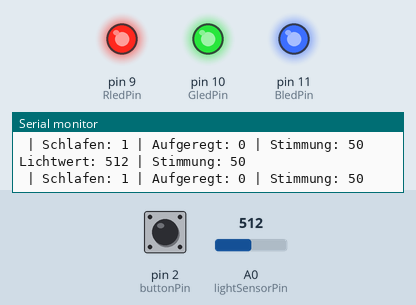
The sketch below on a simulated Arduino Uno, built with avr-gcc and run on an emulated ATmega328P. Parts: output pins drawn as LEDs (lit = HIGH), the last lines printed to the serial monitor. The inputs (shaded band) are chosen by the test bench; at power-on: A0 (lightSensorPin) = 512, pin 2 (buttonPin) HIGH.

Above: at 1.2 s.
1.3 s: A0 (lightSensorPin) set to 363
4.3 s: A0 (lightSensorPin) set to 331
At 4.8 s:
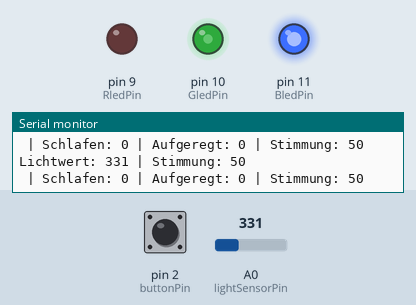
5.9 s: A0 (lightSensorPin) set to 301
8.9 s: A0 (lightSensorPin) set to 283
At 9.3 s:
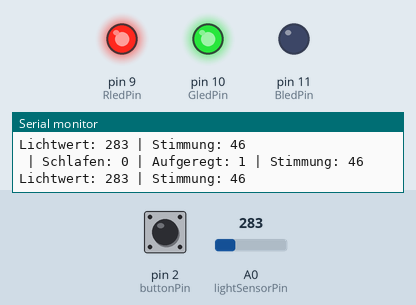
10.4 s: A0 (lightSensorPin) set to 300
At 11.3 s:
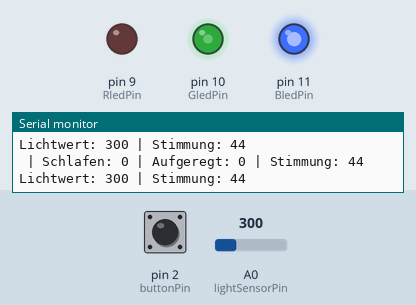
13.4 s: A0 (lightSensorPin) set to 280
At 14.0 s:
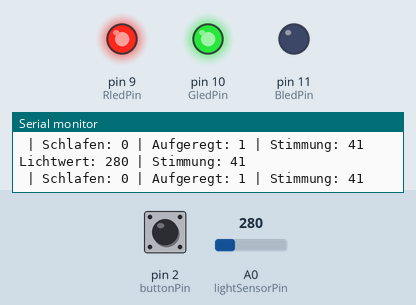
Timing chart, 0 to 16.4 s (numbered marks = the images above; inputs shaded):
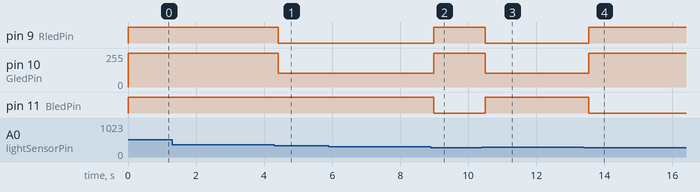

The sketch:

sketch_interactiveToy.ino
```cpp
/*
  INTERAKTIVES STOFFTIER
  Funktionen:
  1. Streicheln per Knopfdruck macht das Stofftier glücklicher.
  2. Wenn es lange nicht berührt wird, verliert es Stimmungspunkte.
  3. Bei Dunkelheit schläft das Stofftier.
  4. Bei sehr hellem Licht wird es aufgeregt.
  5. Die RGB-LED zeigt die aktuelle Stimmung an.
*/

// --------------------------------------------------
// 1. PINS UND EINSTELLUNGEN
// --------------------------------------------------

// Druckknopf zum Streicheln
const int buttonPin = 2;

// Anschlüsse der RGB-LED (PWM-Pins)
const int RledPin = 9;
const int GledPin = 10;
const int BledPin = 11;

// Photodiode bzw. Lichtmess-Schaltung
const int lightSensorPin = A0;

// Stimmungspunkte
int mood = 50;
const int maxMood = 100;
const int minMood = 0;

// Wie viele Punkte ein Streicheln bringt
const int happyPoints = 10;

// Zeit bis zum ersten Punktverlust ohne Berührung
const unsigned long unTouchInterval = 5000;

// Abstand zwischen den einzelnen Punktverlusten
const unsigned long reducedInterval = 1000;

// Schwellenwerte des Lichtsensors
// Diese Werte müssen eventuell angepasst werden.
const int darkThreshold = 350;
const int brightThreshold =  290;

// --------------------------------------------------
// 2. ZEITMESSUNG UND ZUSTÄNDE
// --------------------------------------------------

// Zeitpunkt der letzten Berührung
unsigned long touchedTimer = 0;

// Zeitpunkt des letzten Punktverlusts
unsigned long reducedTimer = 0;

// Letzter Zustand des Knopfs
int lastButtonState = HIGH;

// Speichert den aktuellen Zustand des Knopfs
int buttonState = HIGH;

// Zeitmessung für die Entprellung des Knopfs
unsigned long lastDebounceTime = 0;
const unsigned long debounceDelay = 40;

// Aktueller Zustand des Knopfs nach Entprellung
int stableButtonState = HIGH;

// Aktueller Zustand des Stofftiers
bool isSleeping = false;
bool isExcited = false;


// --------------------------------------------------
// 3. RGB-LED STEUERN
// --------------------------------------------------

// Diese Funktion setzt die Farbe der RGB-LED.
// Die Werte reichen von 0 (aus) bis 255 (maximal hell).
// Voraussetzung: RGB-LED mit gemeinsamer Kathode.


void setColor(int red, int green, int blue) {
  analogWrite(RledPin, 255 - red);
  analogWrite(GledPin, 255 - green);
  analogWrite(BledPin, 255 - blue);
}

void turnOffLED() {
  setColor(0, 0, 0);
}

// --------------------------------------------------
// 4. STIMMUNG ANZEIGEN
// --------------------------------------------------

// Die Farbe zeigt die Stimmung des Stofftiers an.
// Rot    = traurig
// Gelb   = neutral
// Grün   = glücklich
// Blau   = aufgeregt
// Aus    = schlafend

void showMood() {

  // Im Schlaf leuchtet die LED nicht.
  if (isSleeping) {
    turnOffLED();
    return;
  }

  // Bei sehr hellem Licht wird das Stofftier aufgeregt.
  if (isExcited) {
    setColor(0, 0, 255);
    return;
  }

  // Niedrige Stimmung: Rot
  if (mood <= 30) {
    setColor(255, 0, 0);
  }

  // Mittlere Stimmung: Gelb
  else if (mood <= 65) {
    setColor(255, 150, 0);
  }

  // Hohe Stimmung: Grün
  else {
    setColor(0, 255, 0);
  }
}


// --------------------------------------------------
// 5. SETUP: EINMALIGE INITIALISIERUNG
// --------------------------------------------------

void setup() {

  // Der Knopf wird mit internem Pull-up-Widerstand betrieben.
  // Der Knopf muss zwischen Pin 2 und GND angeschlossen sein.
  pinMode(buttonPin, INPUT_PULLUP);

  // RGB-LED-Ausgänge
  pinMode(RledPin, OUTPUT);
  pinMode(GledPin, OUTPUT);
  pinMode(BledPin, OUTPUT);

  // Anfangszustand der LED
  turnOffLED();

  // Startzeit setzen
  unsigned long currentTime = millis();
  touchedTimer = currentTime;
  reducedTimer = currentTime;

  // Anfangsstimmung anzeigen
  showMood();

  // Serielle Ausgabe zur Kontrolle der Sensorwerte
  Serial.begin(9600);
}


// --------------------------------------------------
// 6. HAUPTSCHLEIFE
// --------------------------------------------------

void loop() {

  unsigned long currentTime = millis();

  // ----------------------------------------------
  // A. LICHT MESSEN
  // ----------------------------------------------

  // Liest den analogen Wert der Lichtmess-Schaltung.
  // Annahme: Höhere Werte bedeuten mehr Helligkeit.
  int lightValue = analogRead(lightSensorPin);

  // Sensorwerte im seriellen Monitor anzeigen
  Serial.print("Lichtwert: ");
  Serial.print(lightValue);
  Serial.print(" | Stimmung: ");
  Serial.println(mood);


  // ----------------------------------------------
  // B. SCHLAFEN ODER AUFGEREGT SEIN
  // ----------------------------------------------
  // Schlafen bei Dunkelheit

// B. SCHLAFEN ODER AUFGEREGT SEIN

if (lightValue >= darkThreshold) {
  isSleeping = true;
  isExcited = false;
}
else {
  isSleeping = false;
  isExcited = (lightValue <= brightThreshold);
}

Serial.print(" | Schlafen: ");
Serial.print(isSleeping);
Serial.print(" | Aufgeregt: ");
Serial.print(isExcited);
Serial.print(" | Stimmung: ");
Serial.println(mood);

  // ----------------------------------------------
  // C. KNOPF EINLESEN UND ENTPRELLEN
  // ----------------------------------------------

  // INPUT_PULLUP bedeutet:
  // HIGH = nicht gedrückt
  // LOW  = gedrückt
  int reading = digitalRead(buttonPin);

  // Wenn sich der Messwert ändert, beginnt die
  // Entprellzeit erneut.
  if (reading != lastButtonState) {
    lastDebounceTime = currentTime;
  }

  // Erst nach einer stabilen Zeit den neuen Zustand
  // des Knopfs übernehmen.
  if (currentTime - lastDebounceTime >= debounceDelay) {

    if (reading != stableButtonState) {
      stableButtonState = reading;

      // Eine neue Berührung wird nur beim Drücken erkannt.
      if (stableButtonState == LOW) {

        // Stimmungspunkte erhöhen
        mood = mood + happyPoints;

        // Stimmung auf maximal 100 begrenzen
        if (mood > maxMood) {
          mood = maxMood;
        }

        // Zeitpunkt der letzten Berührung speichern
        touchedTimer = currentTime;

        // Timer für den Punktverlust zurücksetzen
        reducedTimer = currentTime;
      }
    }
  }

  lastButtonState = reading;


  // ----------------------------------------------
  // D. STIMMUNG BEI AUSBLEIBENDER BERÜHRUNG SENKEN
  // ----------------------------------------------

  // Erst wenn längere Zeit niemand das Stofftier berührt,
  // beginnt es, Stimmungspunkte zu verlieren.
  if (currentTime - touchedTimer >= unTouchInterval) {

    // Danach wird jede Sekunde ein Punkt abgezogen.
    if (currentTime - reducedTimer >= reducedInterval) {

      if (mood > minMood) {
        mood = mood - 1;
      }

      // Zeitpunkt des letzten Punktverlusts aktualisieren
      reducedTimer = currentTime;
    }
  }


  // ----------------------------------------------
  // E. RGB-LED AKTUALISIEREN
  // ----------------------------------------------

  // Die LED zeigt Schlaf, Aufregung oder Stimmung an.
  showMood();

}
```

Measured:
- the behaviour switches between 350 and 349 on A0 (lightSensorPin) (found by bisection; images 0 and 1)
- the behaviour switches between 291 and 290 on A0 (lightSensorPin) (found by bisection; images 1 and 2)
- after the input at 4.3 s, pin 9 (RledPin): HIGH → LOW after 0.12 s; pin 10 (GledPin): 255/255 → 105/255 after 0.12 s
- after the input at 8.9 s, pin 9 (RledPin): LOW → HIGH after 0.08 s; pin 10 (GledPin): 105/255 → 255/255 after 0.08 s; pin 11 (BledPin): HIGH → LOW after 0.08 s
- after the input at 10.4 s, pin 9 (RledPin): HIGH → LOW after 0.10 s; pin 10 (GledPin): 255/255 → 105/255 after 0.10 s; pin 11 (BledPin): LOW → HIGH after 0.10 s
- after the input at 13.4 s, pin 9 (RledPin): LOW → HIGH after 0.15 s; pin 10 (GledPin): 105/255 → 255/255 after 0.15 s; pin 11 (BledPin): HIGH → LOW after 0.15 s
